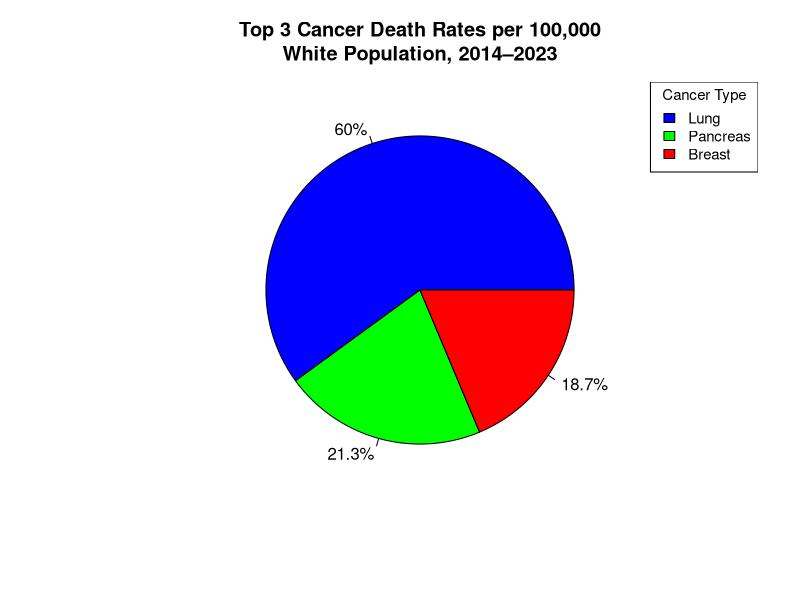
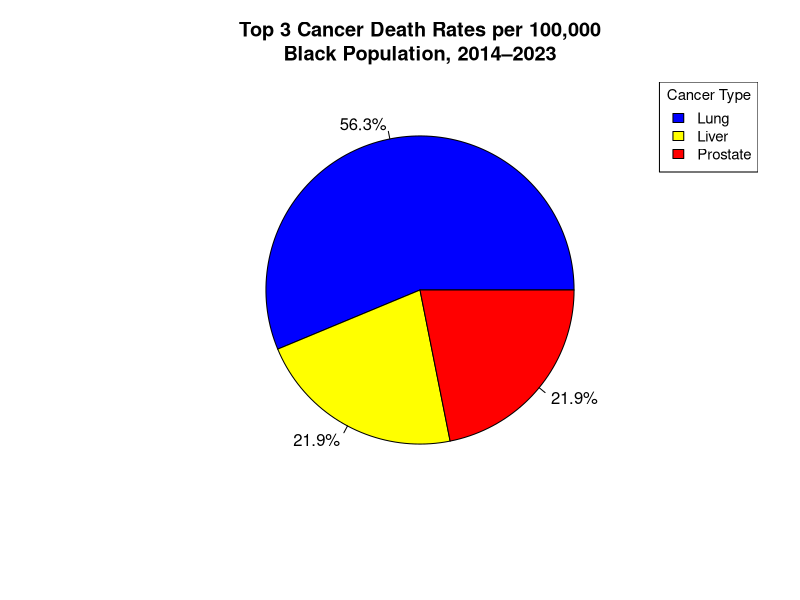
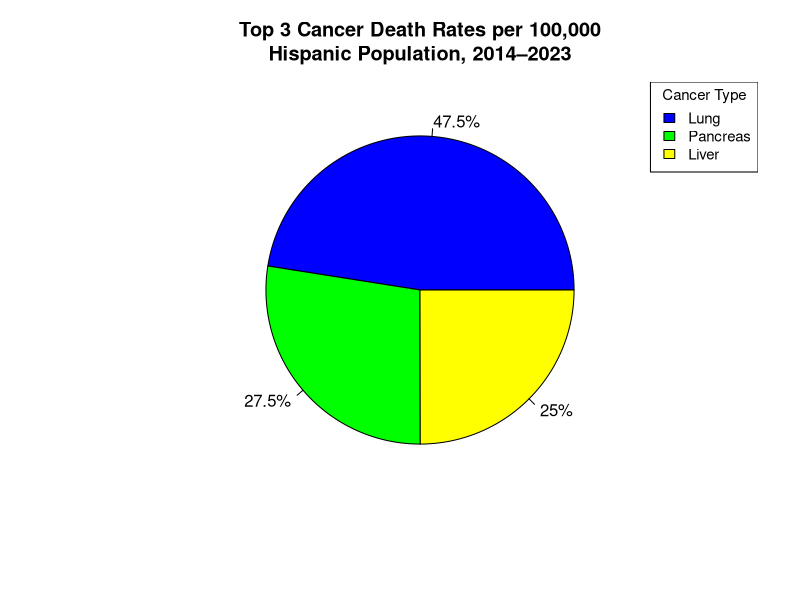
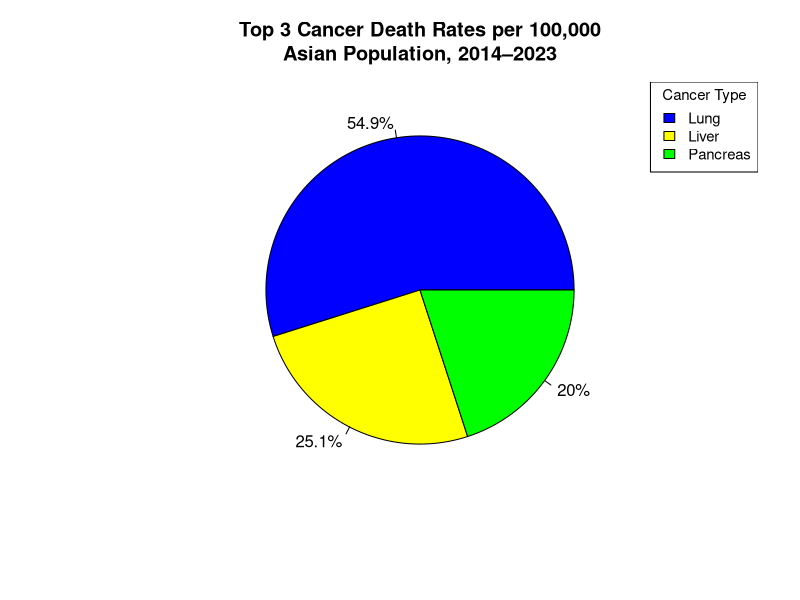
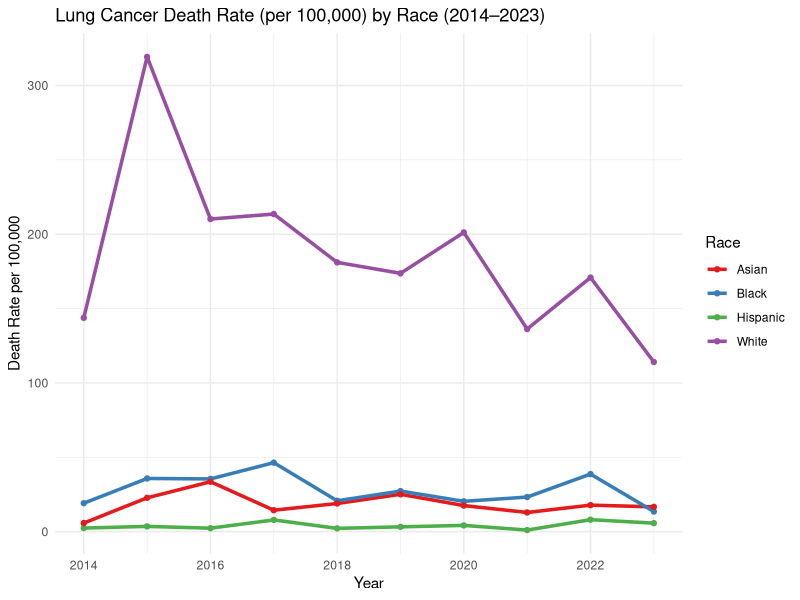
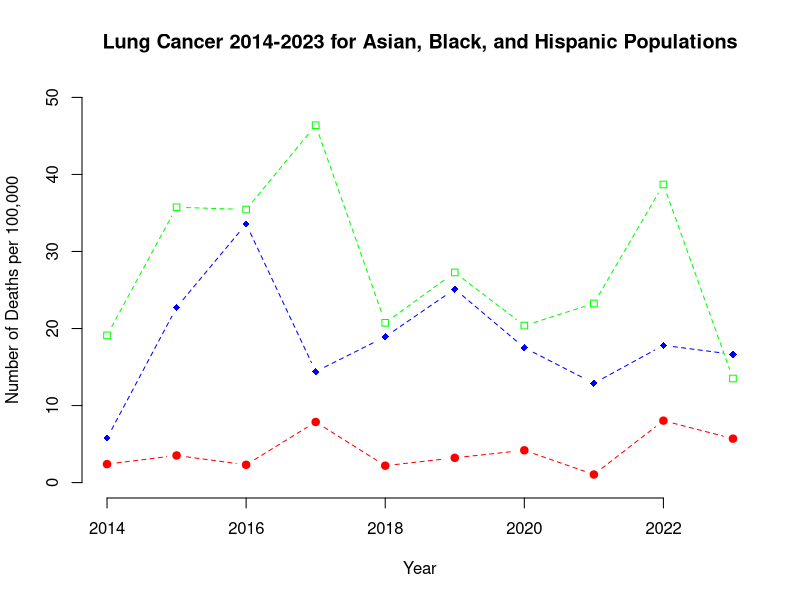
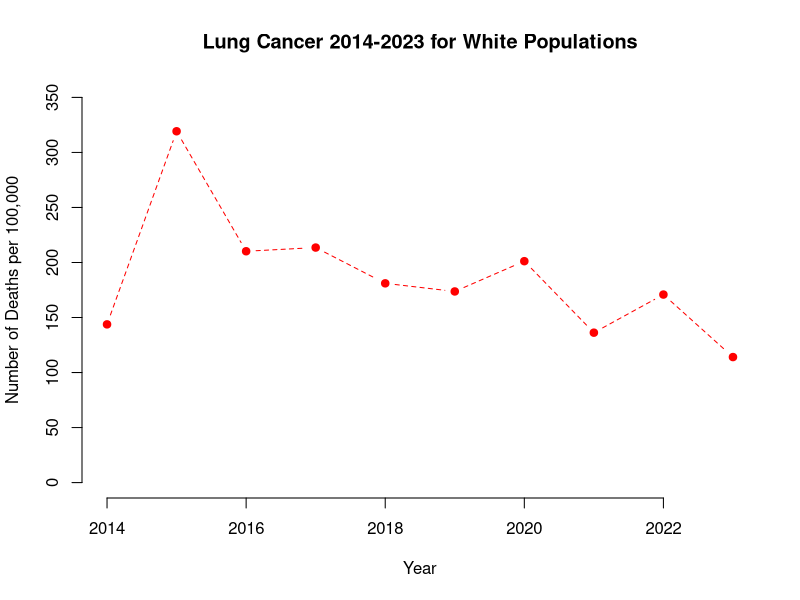
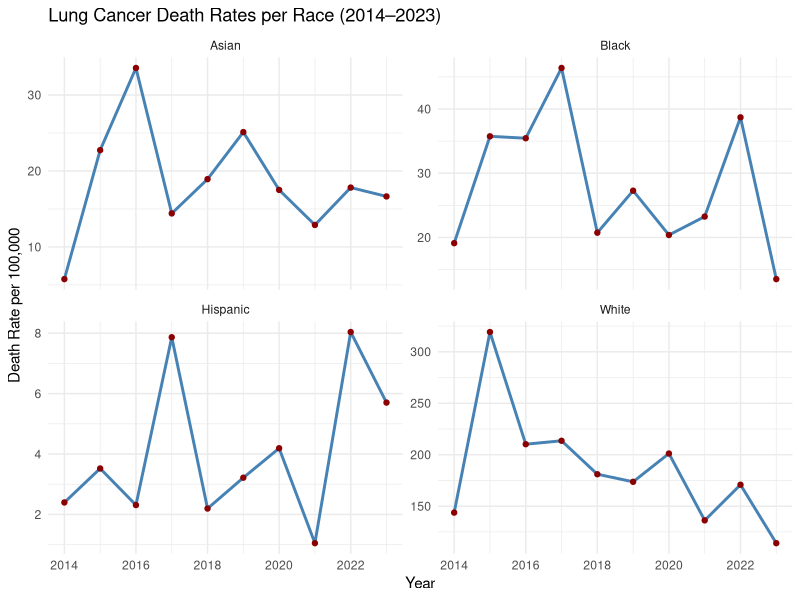

Source code (R) for these figures, in order:
## ---- chunk 1
#| echo: false
#| warning: false
library(tidyverse)
## ---- chunk 2
#| echo: false
white <- read.csv("whiteSummary.csv", header=TRUE)
black <- read.csv("blackSummary.csv", header=TRUE)
hispanic <- read.csv("hispanicSummary.csv", header=TRUE)
haw <- read.csv("hawSummary.csv", header=TRUE)
asian <- read.csv("asianSummary.csv", header=TRUE)
amIndian <- read.csv("amIndianSummary.csv",header=TRUE)
top3 <- read.csv("top3SummaryByRac.csv",header=TRUE)
pops <- read.csv("pops.csv", header=TRUE)
## ---- chunk 3
#| echo: false

lung_white <- white %>% filter(!(diseaseSite %in% c("Breast", "Pancreas")))
lung_black <- black %>% filter(!(diseaseSite %in% c("Liver", "Prostate")))
lung_hispanic <- hispanic %>% filter(!(diseaseSite %in% c("Liver","Pancreas")))
lung_asian <- asian %>% filter(!(diseaseSite %in% c("Liver","Pancreas")))

pops_asian <- pops %>% filter(!(Race %in% c("black", "hispanic")))
pops_hispanic <- pops %>% filter(!(Race %in% c("black", "asian")))
pops_black <- pops %>% filter(!(Race %in% c("asian", "hispanic")))
## ---- chunk 4
#| echo: false
#| warning: false
#white piechart
cancer_types <- c("Lung", "Pancreas", "Breast")
death_rates <- c(28.25, 10.02, 8.79)
colors <- c("blue", "green", "red")

percent_labels <- paste0(round(death_rates / sum(death_rates) * 100, 1), "%")

pie(
  death_rates,
  labels = percent_labels,
  col = colors,
  main = "Top 3 Cancer Death Rates per 100,000\nWhite Population, 2014–2023"
)


legend(
  "topright",
  legend = cancer_types,
  fill = colors,
  title = "Cancer Type",
  cex = 0.9
)

## ---- chunk 5
#| echo: false
#| warning: false
#black piechart
cancer_types <- c("Lung", "Liver", "Prostate")
death_rates <- c(28.00, 10.88, 10.88)
colors <- c("blue", "yellow", "red")

percent_labels <- paste0(round(death_rates / sum(death_rates) * 100, 1), "%")

pie(
  death_rates,
  labels = percent_labels,
  col = colors,
  main = "Top 3 Cancer Death Rates per 100,000\nBlack Population, 2014–2023"
)

legend("topright", legend = cancer_types, fill = colors, title = "Cancer Type", cex = 0.9)

## ---- chunk 6
#| echo: false
#| warning: false

#Hispanic piechart
cancer_types <- c("Lung", "Pancreas", "Liver")
death_rates <- c(4.11, 2.38, 2.16)
colors <- c("blue", "green", "yellow")

percent_labels <- paste0(round(death_rates / sum(death_rates) * 100, 1), "%")

pie(
  death_rates,
  labels = percent_labels,
  col = colors,
  main = "Top 3 Cancer Death Rates per 100,000\nHispanic Population, 2014–2023"
)

legend("topright", legend = cancer_types, fill = colors, title = "Cancer Type", cex = 0.9)

## ---- chunk 7
#| echo: false
#| warning: false

#Asian piechart
cancer_types <- c("Lung", "Liver", "Pancreas")
death_rates <- c(18.50, 8.47, 6.74)
colors <- c("blue", "yellow", "green")

percent_labels <- paste0(round(death_rates / sum(death_rates) * 100, 1), "%")

pie(
  death_rates,
  labels = percent_labels,
  col = colors,
  main = "Top 3 Cancer Death Rates per 100,000\nAsian Population, 2014–2023"
)

legend("topright", legend = cancer_types, fill = colors, title = "Cancer Type", cex = 0.9)
## ---- chunk 8
#| echo: false
#| warning: false

# Create lung_df 
lung_df <- bind_rows(
  mutate(lung_white, Race = "White", Rate = deaths / pops_hispanic$Population * 100000),
  mutate(lung_black, Race = "Black", Rate = deaths / pops_black$Population * 100000),
  mutate(lung_hispanic, Race = "Hispanic", Rate = deaths / pops_hispanic$Population * 100000),
  mutate(lung_asian, Race = "Asian", Rate = deaths / pops_asian$Population * 100000)
)

## ---- chunk 9
#| echo: false
#| warning: false

#all time series lungs
ggplot(lung_df, aes(x = ddodyear, y = Rate, color = Race)) +
  geom_line(size = 1.2) +
  geom_point() +
  labs(title = "Lung Cancer Death Rate (per 100,000) by Race (2014–2023)",
       x = "Year", y = "Death Rate per 100,000") +
  theme_minimal() +
  scale_color_brewer(palette = "Set1")


## ---- chunk 10
#| echo: false
#| warning: false

#3 race time series lungs
plot(lung_hispanic$ddodyear, (lung_hispanic$deaths/pops_hispanic$Population)*100000, 
     frame = FALSE, pch = 19, col = "red", type="b", lty=2,
     main = "Lung Cancer 2014-2023 for Asian, Black, and Hispanic Populations",
     xlab = "Year", ylab = "Number of Deaths per 100,000", 
     ylim = c(0, 50))
lines(lung_asian$ddodyear, (lung_asian$deaths/pops_asian$Population)*100000, pch=18, col="blue", type="b", lty=2)
lines(lung_black$ddodyear, (lung_black$deaths/pops_black$Population)*100000, pch=22, col="green", type="b", lty=2)
## ---- chunk 11
#| echo: false
#| warning: false
#white pop time series
plot(lung_white$ddodyear, (lung_white$deaths/pops_hispanic$Population)*100000, 
     frame = FALSE, pch = 19, col = "red", type="b", lty=2,
     main = "Lung Cancer 2014-2023 for White Populations",
     xlab = "Year", ylab = "Number of Deaths per 100,000", 
     ylim = c(0, 350))
## ---- chunk 12
#| echo: false
#| warning: false
lung_faceted <- bind_rows(
  mutate(lung_white, Race = "White", Rate = deaths / pops_hispanic$Population * 100000),
  mutate(lung_black, Race = "Black", Rate = deaths / pops_black$Population * 100000),
  mutate(lung_hispanic, Race = "Hispanic", Rate = deaths / pops_hispanic$Population * 100000),
  mutate(lung_asian, Race = "Asian", Rate = deaths / pops_asian$Population * 100000)
)

ggplot(lung_faceted, aes(x = ddodyear, y = Rate)) +
  geom_line(color = "steelblue", size = 1) +
  geom_point(color = "darkred") +
  facet_wrap(~ Race, scales = "free_y") +
  labs(title = "Lung Cancer Death Rates per Race (2014–2023)", x = "Year", y = "Death Rate per 100,000") +
  theme_minimal()

